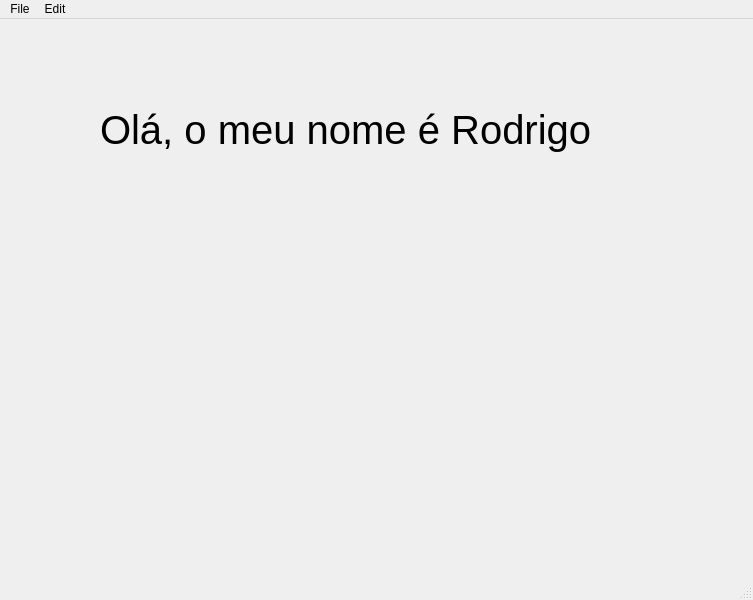
<?xml version="1.0" encoding="UTF-8"?>
<ui version="4.0">
 <class>MainWindow</class>
 <widget class="QMainWindow" name="MainWindow">
  <property name="geometry">
   <rect>
    <x>0</x>
    <y>0</y>
    <width>753</width>
    <height>600</height>
   </rect>
  </property>
  <property name="windowTitle">
   <string>MainWindow</string>
  </property>
  <widget class="QWidget" name="centralwidget">
   <widget class="QLabel" name="label1">
    <property name="geometry">
     <rect>
      <x>100</x>
      <y>10</y>
      <width>621</width>
      <height>201</height>
     </rect>
    </property>
    <property name="font">
     <font>
      <pointsize>30</pointsize>
     </font>
    </property>
    <property name="text">
     <string>Olá, o meu nome é Rodrigo</string>
    </property>
   </widget>
  </widget>
  <widget class="QMenuBar" name="menubar">
   <property name="geometry">
    <rect>
     <x>0</x>
     <y>0</y>
     <width>753</width>
     <height>26</height>
    </rect>
   </property>
   <widget class="QMenu" name="menuAdd">
    <property name="title">
     <string>File</string>
    </property>
    <addaction name="actionNew"/>
    <addaction name="actionSave"/>
   </widget>
   <widget class="QMenu" name="menuAdd_2">
    <property name="title">
     <string>Edit</string>
    </property>
    <addaction name="actionCopy"/>
    <addaction name="actionPaste"/>
   </widget>
   <addaction name="menuAdd"/>
   <addaction name="menuAdd_2"/>
  </widget>
  <widget class="QStatusBar" name="statusbar"/>
  <action name="actionNew">
   <property name="text">
    <string>New</string>
   </property>
   <property name="statusTip">
    <string>Cria um novo ficheiro</string>
   </property>
   <property name="shortcut">
    <string>Ctrl+N</string>
   </property>
  </action>
  <action name="actionSave">
   <property name="text">
    <string>Save</string>
   </property>
   <property name="statusTip">
    <string>Guarda um ficheiro</string>
   </property>
   <property name="shortcut">
    <string>Ctrl+S</string>
   </property>
  </action>
  <action name="actionCopy">
   <property name="text">
    <string>Copy</string>
   </property>
   <property name="statusTip">
    <string>Copia o texto</string>
   </property>
   <property name="shortcut">
    <string>Ctrl+C</string>
   </property>
  </action>
  <action name="actionPaste">
   <property name="text">
    <string>Paste</string>
   </property>
   <property name="statusTip">
    <string>Cola o texto</string>
   </property>
   <property name="shortcut">
    <string>Ctrl+V</string>
   </property>
  </action>
 </widget>
 <resources/>
 <connections/>
</ui>
